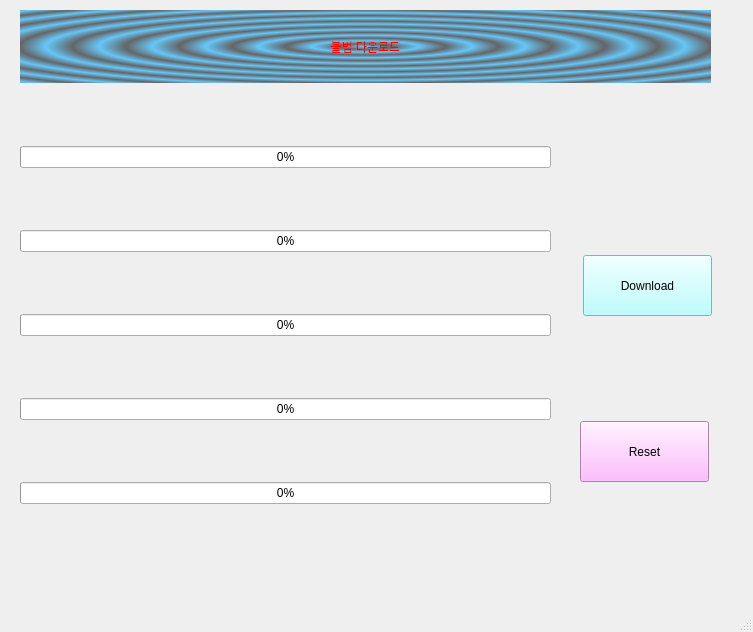
<?xml version="1.0" encoding="UTF-8"?>
<ui version="4.0">
 <class>MainWindow</class>
 <widget class="QMainWindow" name="MainWindow">
  <property name="geometry">
   <rect>
    <x>0</x>
    <y>0</y>
    <width>753</width>
    <height>632</height>
   </rect>
  </property>
  <property name="windowTitle">
   <string>MainWindow</string>
  </property>
  <widget class="QWidget" name="centralwidget">
   <widget class="QWidget" name="gridLayoutWidget">
    <property name="geometry">
     <rect>
      <x>20</x>
      <y>90</y>
      <width>531</width>
      <height>471</height>
     </rect>
    </property>
    <layout class="QGridLayout" name="gridLayout">
     <item row="1" column="0">
      <widget class="QProgressBar" name="progressBar2">
       <property name="value">
        <number>0</number>
       </property>
      </widget>
     </item>
     <item row="0" column="0">
      <widget class="QProgressBar" name="progressBar1">
       <property name="value">
        <number>0</number>
       </property>
      </widget>
     </item>
     <item row="3" column="0">
      <widget class="QProgressBar" name="progressBar4">
       <property name="value">
        <number>0</number>
       </property>
      </widget>
     </item>
     <item row="2" column="0">
      <widget class="QProgressBar" name="progressBar3">
       <property name="value">
        <number>0</number>
       </property>
      </widget>
     </item>
     <item row="4" column="0">
      <widget class="QProgressBar" name="progressBar5">
       <property name="value">
        <number>0</number>
       </property>
      </widget>
     </item>
    </layout>
   </widget>
   <widget class="QWidget" name="horizontalLayoutWidget">
    <property name="geometry">
     <rect>
      <x>20</x>
      <y>10</y>
      <width>691</width>
      <height>73</height>
     </rect>
    </property>
    <layout class="QHBoxLayout" name="horizontalLayout">
     <item>
      <widget class="QLabel" name="label">
       <property name="styleSheet">
        <string notr="true">background-color: qradialgradient(spread:repeat, cx:0.5, cy:0.5, radius:0.077, fx:0.5, fy:0.5, stop:0 rgba(0, 169, 255, 147), stop:0.497326 rgba(0, 0, 0, 147), stop:1 rgba(0, 169, 255, 147));
font: 700 20pt &quot;맑은 고딕&quot;;
color: rgb(255, 0, 0);</string>
       </property>
       <property name="text">
        <string>불법 다운로드</string>
       </property>
       <property name="textFormat">
        <enum>Qt::PlainText</enum>
       </property>
       <property name="alignment">
        <set>Qt::AlignCenter</set>
       </property>
      </widget>
     </item>
    </layout>
   </widget>
   <widget class="QPushButton" name="Btn">
    <property name="geometry">
     <rect>
      <x>583</x>
      <y>255</y>
      <width>129</width>
      <height>61</height>
     </rect>
    </property>
    <property name="sizePolicy">
     <sizepolicy hsizetype="Minimum" vsizetype="Minimum">
      <horstretch>0</horstretch>
      <verstretch>0</verstretch>
     </sizepolicy>
    </property>
    <property name="styleSheet">
     <string notr="true">font: 700 14pt &quot;맑은 고딕&quot;;
color: rgb(0, 0, 0);
background-color: rgb(170, 255, 255);</string>
    </property>
    <property name="text">
     <string>Download</string>
    </property>
   </widget>
   <widget class="QPushButton" name="Reset">
    <property name="geometry">
     <rect>
      <x>580</x>
      <y>421</y>
      <width>129</width>
      <height>61</height>
     </rect>
    </property>
    <property name="sizePolicy">
     <sizepolicy hsizetype="Minimum" vsizetype="Minimum">
      <horstretch>0</horstretch>
      <verstretch>0</verstretch>
     </sizepolicy>
    </property>
    <property name="styleSheet">
     <string notr="true">font: 700 14pt &quot;맑은 고딕&quot;;
color: rgb(0, 0, 0);
background-color: rgb(255, 170, 255);</string>
    </property>
    <property name="text">
     <string>Reset</string>
    </property>
   </widget>
  </widget>
  <widget class="QMenuBar" name="menubar">
   <property name="geometry">
    <rect>
     <x>0</x>
     <y>0</y>
     <width>753</width>
     <height>22</height>
    </rect>
   </property>
  </widget>
  <widget class="QStatusBar" name="statusbar"/>
 </widget>
 <resources/>
 <connections>
  <connection>
   <sender>Btn</sender>
   <signal>clicked()</signal>
   <receiver>MainWindow</receiver>
   <slot>click4()</slot>
   <hints>
    <hint type="sourcelabel">
     <x>647</x>
     <y>337</y>
    </hint>
    <hint type="destinationlabel">
     <x>662</x>
     <y>202</y>
    </hint>
   </hints>
  </connection>
  <connection>
   <sender>Reset</sender>
   <signal>clicked()</signal>
   <receiver>MainWindow</receiver>
   <slot>reset()</slot>
   <hints>
    <hint type="sourcelabel">
     <x>659</x>
     <y>456</y>
    </hint>
    <hint type="destinationlabel">
     <x>656</x>
     <y>403</y>
    </hint>
   </hints>
  </connection>
 </connections>
 <slots>
  <slot>click()</slot>
  <slot>click1()</slot>
  <slot>click2()</slot>
  <slot>click4()</slot>
  <slot>click3()</slot>
  <slot>slot1()</slot>
  <slot>reset()</slot>
 </slots>
</ui>
